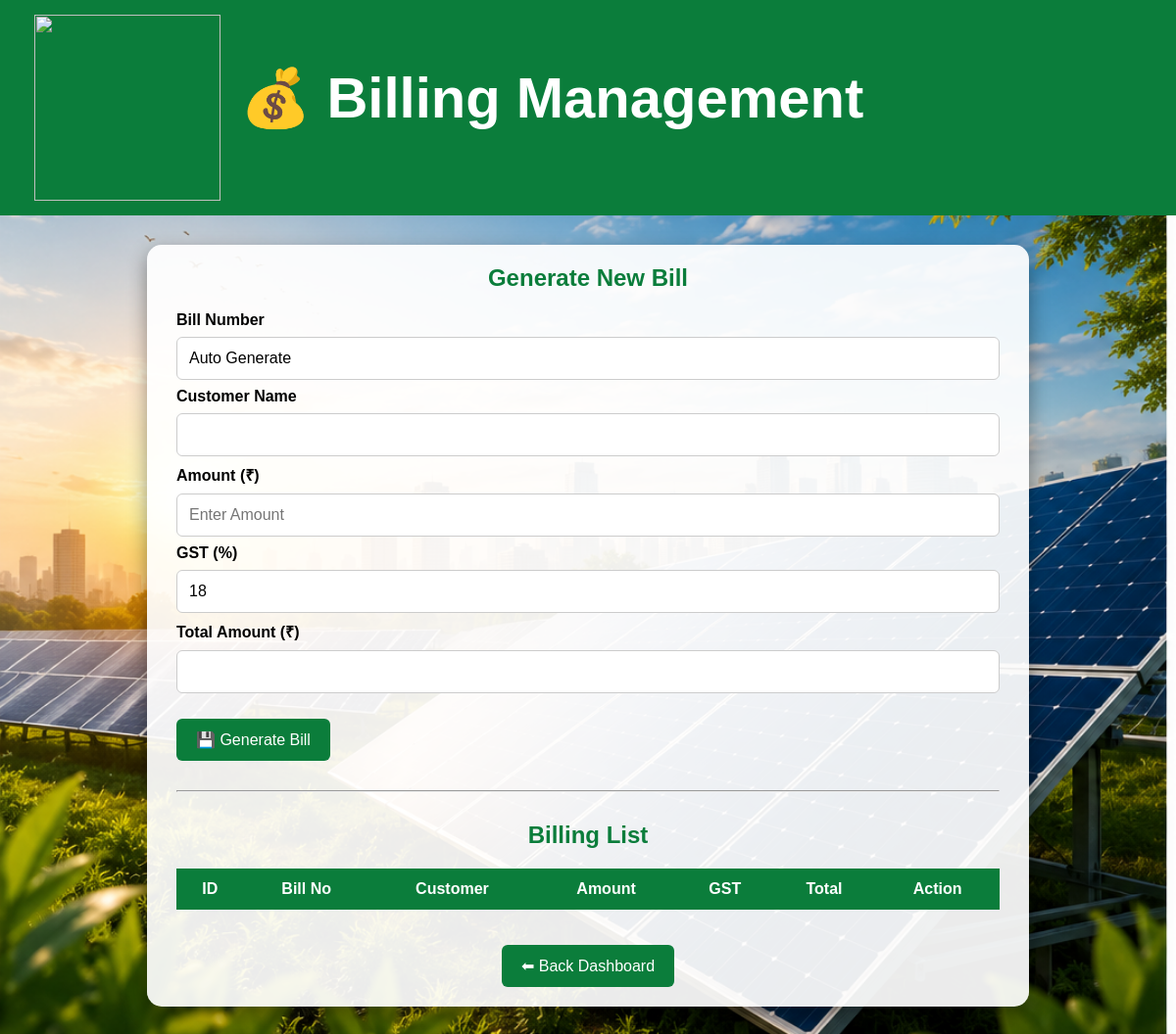
The page /billing on the database as committed earlier.
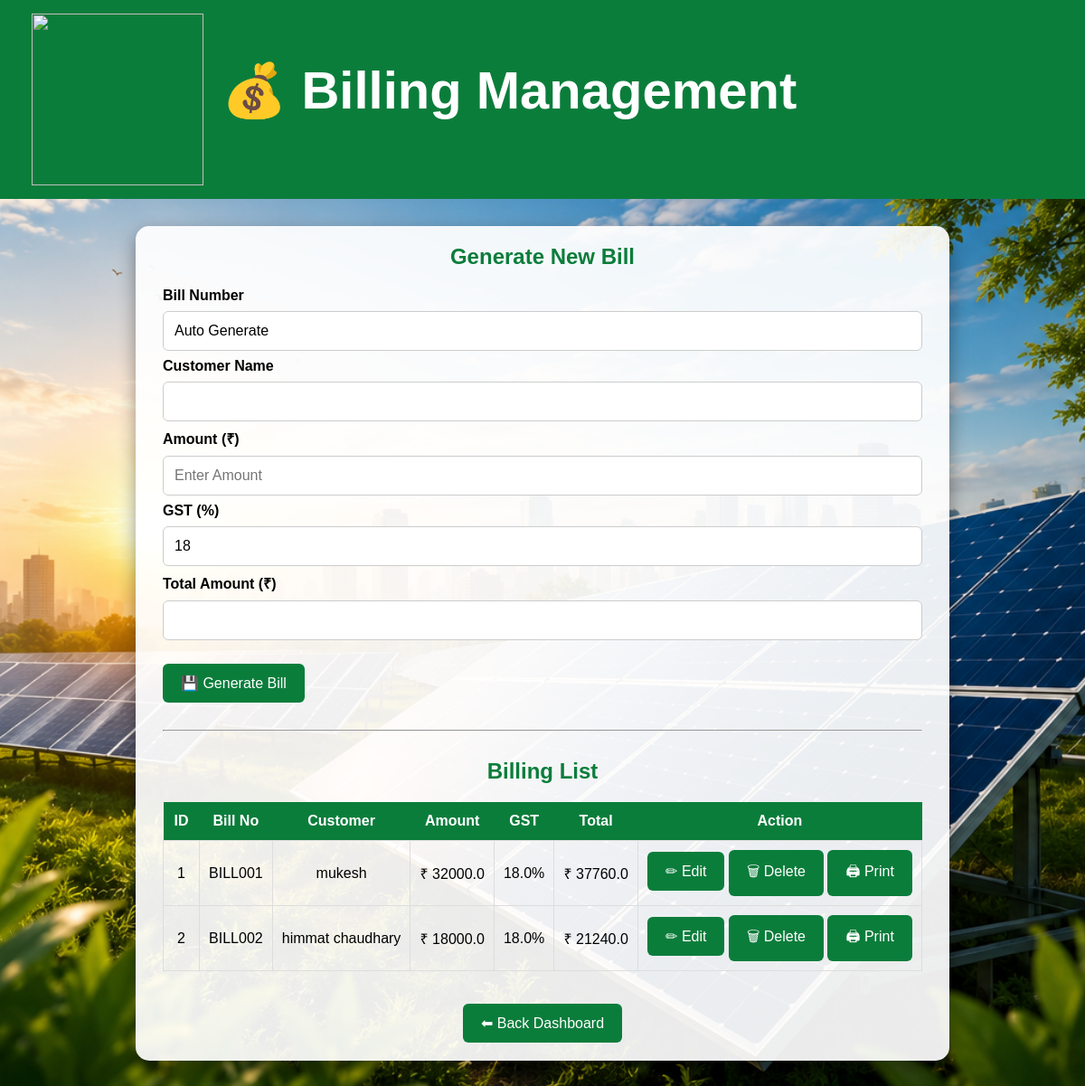
The same page on the database as committed later.
### tables this page shows
CREATE TABLE bills(
    id INTEGER PRIMARY KEY AUTOINCREMENT,
    bill_no TEXT,
    customer_name TEXT,
    amount REAL,
    gst REAL,
    total REAL
);

### app.py (the view)
@app.route("/billing")
def billing():
    c = connect_db()
    cur = c.cursor()
    cur.execute("SELECT * FROM bills")
    bills = cur.fetchall()
    c.close()
    return render_template("billing.html", bills=bills)

### app.py (called while the page is built)
def connect_db():
    return sqlite3.connect("solar.db")

### templates/billing.html (shortened to what this page needs)
<!DOCTYPE html>
<html>
<head>
    <link rel="stylesheet" href="{{ url_for('static', filename='style.css') }}">
</head>
<body>
<header class="header">
    <div class="header-left">
        <img src="{{ url_for('static', filename='images/logo.png') }}" class="logo">
        <h1>💰 Billing Management</h1>
    </div>
</header>
<div class="container">
<h2>Generate New Bill</h2>
<form action="/add_bill" method="POST">
<label><b>Bill Number</b></label>
<input type="text" value="Auto Generate" readonly>
<label><b>Customer Name</b></label>
<input type="text" name="customer_name" required>
<label><b>Amount (₹)</b></label>
<input type="number" id="amount" name="amount" placeholder="Enter Amount" onkeyup="calculateTotal()" required>
<label><b>GST (%)</b></label>
<input type="number" id="gst" name="gst" value="18" onkeyup="calculateTotal()" required>
<label><b>Total Amount (₹)</b></label>
<input type="number" id="total" name="total" readonly>
<br><br>
<button type="submit">💾 Generate Bill</button>
</form>
<hr style="margin:30px 0;">
<h2>Billing List</h2>
<table>
<tr>
    <th>ID</th>
    <th>Bill No</th>
    <th>Customer</th>
    <th>Amount</th>
    <th>GST</th>
    <th>Total</th>
    <th>Action</th>
</tr>
{% for b in bills %}
<tr>
    <td>{{ b[0] }}</td>
    <td>{{ b[1] }}</td>
    <td>{{ b[2] }}</td>
    <td>₹ {{ b[3] }}</td>
    <td>{{ b[4] }}%</td>
    <td>₹ {{ b[5] }}</td>
    <td>
        <a href="/edit_bill/{{ b[0] }}">
            <button type="button">✏ Edit</button>
        </a>
        <a href="/delete_bill/{{ b[0] }}">
            <button type="button">🗑 Delete</button>
        </a>
        <a href="/print_bill/{{ b[0] }}">
            <button type="button">🖨 Print</button>
        </a>
    </td>
</tr>
{% endfor %}
</table>
<br><br>
<center>
<a href="/dashboard">
<button type="button">⬅ Back Dashboard</button>
</a>
</center>
</div>
</body>
</html>

Rows that differ between the two databases and show on the page:
added bills: id "1", bill_no "BILL001", customer_name "mukesh", amount "32000.0", gst "18.0", total "37760.0"
added bills: id "2", bill_no "BILL002", customer_name "himmat chaudhary", amount "18000.0", gst "18.0", total "21240.0"
